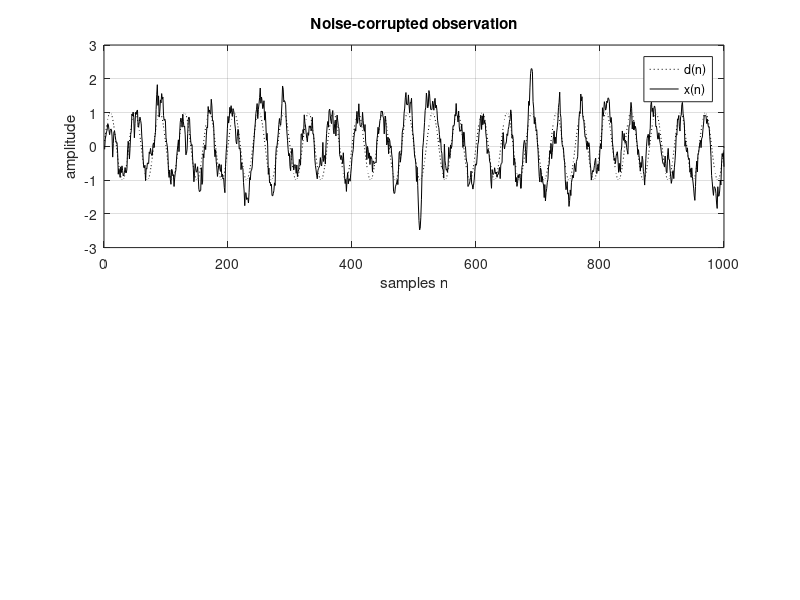
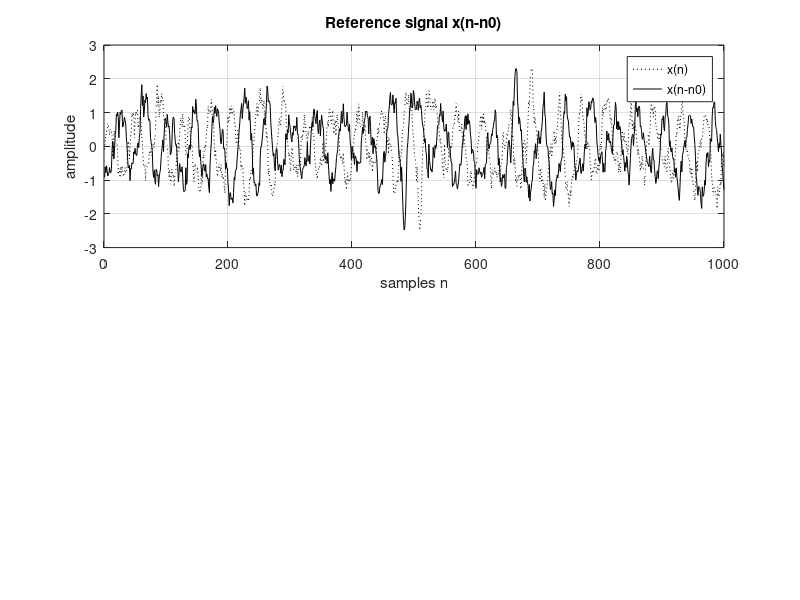
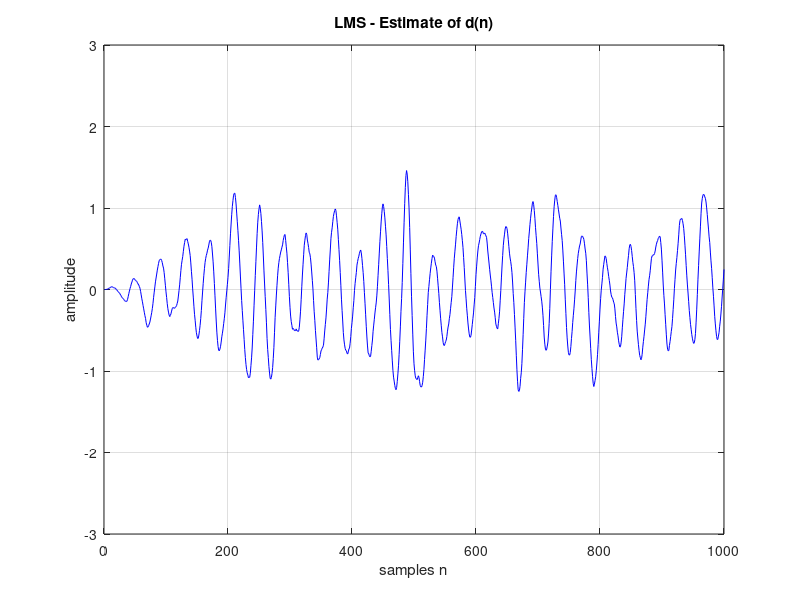
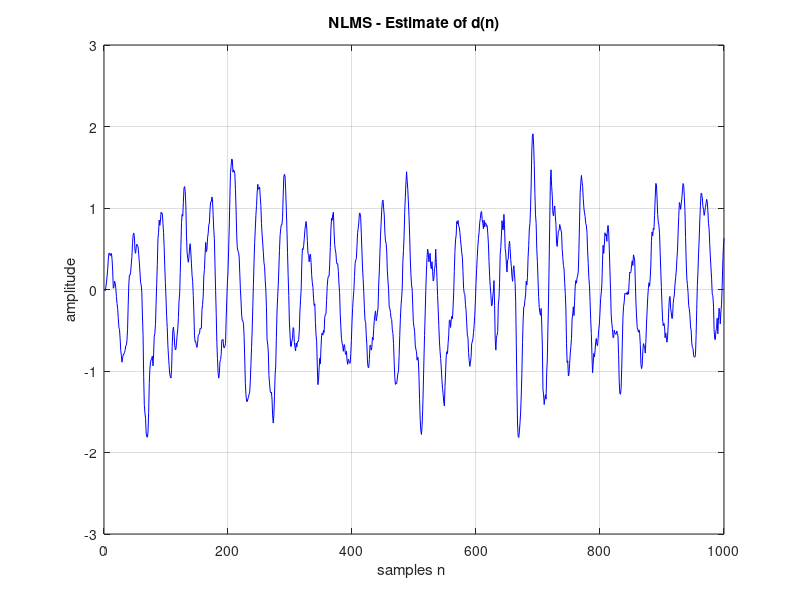

Recreate these plots in MATLAB, in order.
%% ------------------------------------------------------------------------
% Master Thesis -
% Implementation of adaptive filtering algorithms for noise
% cancellation
% Author: Tanja Lampl
% Task: Adaptive noise cancellation without reference signal
% Last change: 2020-04-22
%% ------------------------------------------------------------------------
clear;
close all;
% The goal of the adaptive noise cancellation is to estimate the desired
% signal d(n) from a noise-corrupted observation x(n) = d(n) + v1(n)
%% Adaptive filter
N = 10000; % number of samples
R = 100; % ensemble average over 100 runs
nord = 12; % filter order
% LMS coefficients
mu = 0.002; % step size
% NLMS coefficients
beta = 0.25; % normalized step size
% RLS coefficients
delta = 0.001;
lambda = 1; % exponential weighting factor
% create arrays of all zeros
MSE_LMS = zeros(N,1);
MSE_NLMS = zeros(N,1);
LSE_RLS = zeros(N,1);
dhat_LMS = zeros(N,1);
dhat_NLMS = zeros(N,1);
dhat_RLS = zeros(N,1);
err_LMS = zeros(N,1);
err_NLMS = zeros(N,1);
err_RLS = zeros(N,1);
%for r=1:R % used for computation of learning curves
 %% Noise-corrupted observation: x(n) = d(n) + v1(n)
 d = sin((1:N)*0.05*pi); % desired signal
g = randn(1,N)*0.25; % Gaussian white noise with a variance of 0.25
v1= filter(1,[1 -0.8],g); % filtered white noise
x = d + v1; % noisy process

 % plot of d(n) and x(n)
 figure(1)
 subplot(2,1,1)
 plot(d(1:1000),':k')
 hold on

 plot(x(1:1000),'k')
 legend("d(n)", "x(n)")
 title("Noise-corrupted observation");
 xlabel('samples n')
 ylabel('amplitude')
 axis([0 1000 -3 3])
 grid on

 %% Reference signal
 % Here, the reference signal v2(n) is not known.
 % In that case, it is possible to derive a reference signal by
 % delaying the noisy process x(n) = d(n) + v1(n).
 % The delayed signal x(n-n0) is used as the reference signal for
 % the canceller.
 n0 = 25; % delay of 25 samples
 len = N - n0; % reduced vector length
 x_del = zeros(N,1); % create array of all zeros

 % generate delayed signal
 for i = 1:len
 x_del(i) = x(i+n0);
 end
 % plot of x_del(n)
 figure(2)
 subplot(2,1,1)
 plot(x(1:1000),':k')
hold on
plot(x_del(1:1000),'k')
legend("x(n)", "x(n-n0)")
title("Reference signal x(n-n0)");
xlabel('samples n')
ylabel('amplitude')
axis([0 1000 -3 3])
grid on
% create arrays of all zeros
W_LMS = zeros(nord,1);
W_NLMS = zeros(nord,1);
W_RLS = zeros(nord,1);
U = zeros(nord,1);
P = ((1/delta)*eye(nord,nord));
for i=1:N
U = [x_del(i)
U(1:(nord-1))];
x_n = x(i);
%% LMS Algorithm
% Step 1: Filtering
y_LMS = (W_LMS'*U);
dhat_LMS(i) = (dhat_LMS(i)+y_LMS); 

% Step 2: Error Estimation
E_LMS = (x_n-y_LMS);
err_LMS(i) = err_LMS(i)+E_LMS;
% Step 3: Tap-weight vector adaptation
W_LMS = (W_LMS+(mu*E_LMS*U));
%% NLMS Algorithm
% Step 1: Filtering
y_NLMS = (W_NLMS'*U);
dhat_NLMS(i) = (dhat_NLMS(i)+y_NLMS);
% Step 2: Error Estimation
E_NLMS = (x_n-y_NLMS);
err_NLMS(i) = err_NLMS(i)+E_NLMS;
% Step 3: Tap-weight vector adaptation
W_NLMS = (W_NLMS+((beta/((norm(U)^2)))*conj(E_NLMS)*U));
%% RLS Algorithm
% Step 1: Computing the gain vector
g = (((1/lambda)*P*U)/(1+((1/lambda)*U'*P*U)));
% Step 2: Filtering
y_RLS = (W_RLS'*U);
dhat_RLS(i) = (dhat_RLS(i)+y_RLS);
% Step 3: Error Estimation
E_RLS = (x_n-y_RLS);
err_RLS(i) = err_RLS(i)+E_RLS;
% Step 4: Tap-weight vector adaptation
W_RLS = W_RLS+g*conj(E_RLS);
%Step 5: Correlation Update
P = (((1/(lambda))*P)-((1/lambda)*g*U'*P));
%% Error performance
MSE_LMS(i) = norm(MSE_LMS(i)+(abs(E_LMS)^2));
MSE_NLMS(i) = norm(MSE_NLMS(i)+(abs(E_NLMS)^2));
LSE_RLS(i) = norm(LSE_RLS(i)+(abs(E_RLS)^2));
end
%end
%% Error performance
MSE_LMS = MSE_LMS/R;
MSE_NLMS = MSE_NLMS/R;
LSE_RLS = LSE_RLS/R;
% plot estimate of d(n)
figure(3)
plot(dhat_LMS(1:1000),'b');
title("LMS - Estimate of d(n)");
xlabel('samples n')
ylabel('amplitude')
axis([0 1000 -3 3])
grid on
figure(4)
plot(dhat_NLMS(1:1000),'b');
title("NLMS - Estimate of d(n)");

xlabel('samples n ')
ylabel('amplitude')
axis([0 1000 -3 3])
grid on
figure(5)
plot(dhat_RLS(1:1000),'b');
title("RLS - Estimate of d(n)");
xlabel('samples n')
ylabel('amplitude')
axis([0 1000 -3 3])
grid on
%% Result of adaptive noise cancellation
figure(6)
plot(dhat_LMS,':k');
hold on
plot(dhat_NLMS,'k');
hold on
plot(dhat_RLS,'--k');
legend("dhat(n) LMS", "dhat(n) NMLS","dhat(n) RLS");
hold off
title("Result of adaptive noise cancellation")
xlabel('samples n')
ylabel('amplitude')
axis([0 1000 -3 3]);
grid on;
%% Plot learning curves
figure(10)
plot(MSE_LMS(1:1000),':k')
ylabel('ensemble-average squared error')
xlabel('number of iterations')
title('LMS - Convergence rate ')
axis([0 1000 0 1])
grid on
figure(11)
plot(MSE_NLMS(1:1000),':k')
ylabel('ensemble-average squared error')
xlabel('number of iterations')
title('NLMS- Convergence rate ')
axis([0 1000 0 1])
grid on
figure(12)
plot(LSE_RLS(1:1000),':k')
ylabel('ensemble-average squared error')
xlabel('number of iterations')
title('RLS - Convergence rate ')
axis([0 1000 0 1])
grid on

